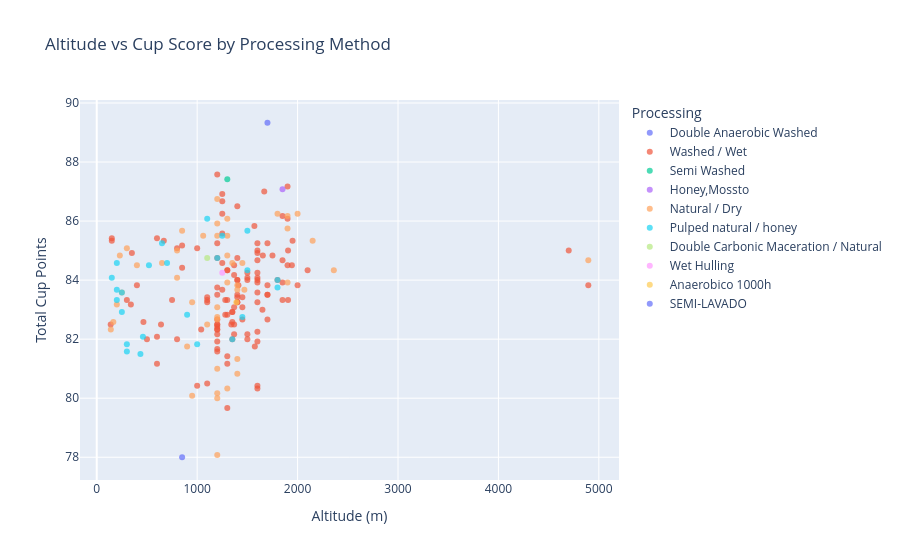

Here is the notebook cell this chart was saved with:
### Markdown cell above
## Altitude vs Cup Score
Hover over points to see farm details.

### Code cell
scatter_df = df.dropna(subset=["altitude_numeric", "total_cup_points"])
scatter_df = scatter_df[scatter_df["altitude_numeric"] < 5000]

fig = px.scatter(
    scatter_df,
    x="altitude_numeric",
    y="total_cup_points",
    color="processing_method",
    hover_data=["farm_name", "country_of_origin", "region", "variety"],
    labels={
        "altitude_numeric": "Altitude (m)",
        "total_cup_points": "Total Cup Points",
        "processing_method": "Processing",
    },
    title="Altitude vs Cup Score by Processing Method",
    opacity=0.7,
)
fig.show()

### Figure 1 — Plotly figure (JSON) as saved in the notebook; plotly's stock layout.template omitted (floating-point values rounded to 4 significant figures; data arrays with more than 128 entries replaced by an {"elided": "..."} marker saying what was removed)
{"data": [{"customdata": [["Finca El Paraiso", "Colombia", "Piendamo,Cauca", "Castillo"]], "hovertemplate": "Processing=Double Anaerobic Washed<br>Altitude (m)=%{x}<br>Total Cup Points=%{y}<br>farm_name=%{customdata[0]}<br>country_of_origin=%{customdata[1]}<br>region=%{customdata[2]}<br>variety=%{customdata[3]}<extra></extra>", "legendgroup": "Double Anaerobic Washed", "marker": {"color": "#636efa", "opacity": 0.7, "symbol": "circle"}, "mode": "markers", "name": "Double Anaerobic Washed", "orientation": "v", "showlegend": true, "type": "scatter", "x": [1700.0], "xaxis": "x", "y": [89.33], "yaxis": "y"}, {"customdata": {"elided": "124x4 str values"}, "hovertemplate": "Processing=Washed / Wet<br>Altitude (m)=%{x}<br>Total Cup Points=%{y}<br>farm_name=%{customdata[0]}<br>country_of_origin=%{customdata[1]}<br>region=%{customdata[2]}<br>variety=%{customdata[3]}<extra></extra>", "legendgroup": "Washed / Wet", "marker": {"color": "#EF553B", "opacity": 0.7, "symbol": "circle"}, "mode": "markers", "name": "Washed / Wet", "orientation": "v", "showlegend": true, "type": "scatter", "x": [1200.0, 1900.0, 1668.0, 1250.0, 1250.0, 1400.0, 1250.0, 1850.0, 1900.0, 1570.0, 1250.0, 600.0, 150.0, 150.0, 668.0, 1950.0, 1700.0, 1200.0, 1600.0, 850.0, 1000.0, 800.0, 1905.0, 1600.0, 4700.0, 1600.0, 350.0, 1750.0, 1654.0, 1400.0, 1200.0, 1600.0, 1850.0, 1250.0, 1900.0, 1368.0, 1943.0, 850.0, 1300.0, 1300.0, 2100.0, 1600.0, 1500.0, 1368.0, 1600.0, 1500.0, 1500.0, 1600.0, 1800.0, 1400.0, 1400.0, 1850.0, 1600.0, 1411.0, 4895.0, 2000.0, 1700.0, 400.0, 1200.0, 1250.0, 1600.0, 1400.0, 1700.0, 1200.0, 1700.0, 1450.0, 1400.0, 1100.0, 1905.0, 1280.0, 300.0, 1100.0, 1850.0, 750.0, 1300.0, 1400.0, 1100.0, 1600.0, 1400.0, 340.0, 1368.0, 1450.0, 1650.0, 1350.0, 1350.0, 1280.0, 1300.0, 1700.0, 1200.0, 1450.0, 465.0, 1350.0, 1200.0, 1200.0, 640.0, 1340.0, 1368.0, 139.0, 1200.0, 1040.0, 1200.0, 1200.0, 1600.0, 1200.0, 1500.0, 1368.0, 600.0, 500.0, 800.0, 1500.0, 1350.0, 1600.0, 1200.0, 1574.0, 1200.0, 1200.0, 1300.0, 600.0, 1300.0, 1100.0, 1000.0, 1600.0, 1600.0, 1300.0], "xaxis": "x", "y": [87.58, 87.17, 87.0, 86.92, 86.67, 86.5, 86.25, 86.17, 86.08, 85.83, 85.58, 85.42, 85.42, 85.33, 85.33, 85.33, 85.25, 85.25, 85.25, 85.17, 85.08, 85.08, 85.0, 85.0, 85.0, 84.92, 84.92, 84.83, 84.83, 84.75, 84.75, 84.67, 84.67, 84.58, 84.5, 84.5, 84.5, 84.42, 84.33, 84.33, 84.33, 84.25, 84.25, 84.17, 84.08, 84.08, 84.0, 84.0, 84.0, 84.0, 84.0, 83.92, 83.92, 83.83, 83.83, 83.83, 83.83, 83.83, 83.75, 83.67, 83.58, 83.5, 83.5, 83.5, 83.5, 83.42, 83.42, 83.42, 83.33, 83.33, 83.33, 83.33, 83.33, 83.33, 83.33, 83.25, 83.25, 83.25, 83.25, 83.17, 83.08, 83.08, 83.0, 82.92, 82.92, 82.83, 82.83, 82.67, 82.67, 82.67, 82.58, 82.58, 82.5, 82.5, 82.5, 82.5, 82.5, 82.5, 82.42, 82.33, 82.33, 82.33, 82.25, 82.17, 82.17, 82.17, 82.08, 82.0, 82.0, 82.0, 82.0, 81.92, 81.92, 81.75, 81.67, 81.58, 81.42, 81.17, 81.17, 80.5, 80.42, 80.42, 80.33, 79.67], "yaxis": "y"}, {"customdata": [["OKLAO coffee farms", "Laos", "Laos Borofen Plateau", "Java"]], "hovertemplate": "Processing=Semi Washed<br>Altitude (m)=%{x}<br>Total Cup Points=%{y}<br>farm_name=%{customdata[0]}<br>country_of_origin=%{customdata[1]}<br>region=%{customdata[2]}<br>variety=%{customdata[3]}<extra></extra>", "legendgroup": "Semi Washed", "marker": {"color": "#00cc96", "opacity": 0.7, "symbol": "circle"}, "mode": "markers", "name": "Semi Washed", "orientation": "v", "showlegend": true, "type": "scatter", "x": [1300.0], "xaxis": "x", "y": [87.42], "yaxis": "y"}, {"customdata": [["Finca Santuario", "Colombia", "Popayan,Cauca", "Red Bourbon"]], "hovertemplate": "Processing=Honey,Mossto<br>Altitude (m)=%{x}<br>Total Cup Points=%{y}<br>farm_name=%{customdata[0]}<br>country_of_origin=%{customdata[1]}<br>region=%{customdata[2]}<br>variety=%{customdata[3]}<extra></extra>", "legendgroup": "Honey,Mossto", "marker": {"color": "#ab63fa", "opacity": 0.7, "symbol": "circle"}, "mode": "markers", "name": "Honey,Mossto", "orientation": "v", "showlegend": true, "type": "scatter", "x": [1850.0], "xaxis": "x", "y": [87.08], "yaxis": "y"}, {"customdata": {"elided": "46x4 str values"}, "hovertemplate": "Processing=Natural / Dry<br>Altitude (m)=%{x}<br>Total Cup Points=%{y}<br>farm_name=%{customdata[0]}<br>country_of_origin=%{customdata[1]}<br>region=%{customdata[2]}<br>variety=%{customdata[3]}<extra></extra>", "legendgroup": "Natural / Dry", "marker": {"color": "#FFA15A", "opacity": 0.7, "symbol": "circle"}, "mode": "markers", "name": "Natural / Dry", "orientation": "v", "showlegend": true, "type": "scatter", "x": [1200.0, 1800.0, 2000.0, 1900.0, 1300.0, 1200.0, 1900.0, 850.0, 1300.0, 1200.0, 1060.0, 2150.0, 300.0, 800.0, 230.0, 1300.0, 4895.0, 1350.0, 1450.0, 650.0, 400.0, 2361.0, 800.0, 1900.0, 1300.0, 1400.0, 1400.0, 1470.0, 250.0, 950.0, 200.0, 1200.0, 1200.0, 1200.0, 165.0, 1100.0, 140.0, 900.0, 1400.0, 1200.0, 1400.0, 1300.0, 1200.0, 950.0, 1200.0, 1200.0], "xaxis": "x", "y": [86.75, 86.25, 86.25, 86.17, 86.08, 85.92, 85.75, 85.67, 85.5, 85.5, 85.5, 85.33, 85.08, 85.0, 84.83, 84.83, 84.67, 84.58, 84.58, 84.58, 84.5, 84.33, 84.08, 83.92, 83.92, 83.83, 83.67, 83.67, 83.58, 83.25, 83.17, 83.08, 82.75, 82.67, 82.58, 82.5, 82.33, 81.75, 81.33, 81.0, 80.83, 80.33, 80.17, 80.08, 80.0, 78.08], "yaxis": "y"}, {"customdata": [["青葉咖啡莊園", "Taiwan", "Chiayi", "SL34"], ["Hom Doi", "Thailand", "Chiang Mai", "Catimor"], ["Fazenda Recreio", "Brazil", "Região Vulcânica", null], ["御香咖啡園 YU SIANG Coffee Estate", "Taiwan", "Dongshan Dist., Tainan City", "Gesha"], ["嵐雲綠海咖啡", "Taiwan", "台灣屏東", "Yellow Bourbon"], ["羅馬8號莊園", "Taiwan", "新竹縣", "Typica"], ["大鋤花間(Dachu Coffee Estate)", "Taiwan", "( Dongshan Dist., Tainan City)", "Gesha"], ["苗55咖啡莊園", "Taiwan", "苗栗縣", "unknown"], ["San Nicolas", "El Salvador", "Chalatenango", "Pacamara"], ["竹崙子莊園", "Taiwan", "新北市", "unknown"], ["finca de la casa", "Honduras", "San Andrés, Lempira", "Typica"], ["La Gallera", "Colombia", "Tolima", "Bourbon Sidra"], ["恆珊農場", "Taiwan", "新竹縣", "unknown"], ["宋明光\t蝙蝠洞莊園\t蝙蝠洞莊園", "Taiwan", "新竹縣", "Typica"], ["四分子道", "Taiwan", "新竹縣", "Typica"], ["樹橋窩莊園", "Taiwan", "新竹縣", "Typica"], ["Ea tan Cooperative", "Vietnam", "Eatan Commune, Krong Nang District, Krong Nang Province", "Catimor"], ["AMA EL AROMA Micro lot - Sunrise", "Costa Rica", "west Villege", "SL28"], ["好客農埸", "Taiwan", "苗栗縣", "unknown"], ["Wahana Graha Makmur", "Indonesia", "Sumatra", null], ["阿拉思家", "Taiwan", "桃園市", "Typica"], ["Sitio Colinas", "Brazil", "Mantiquira de minas", "Yellow Catuai"], ["橫鹿", "Taiwan", "新北市", "Typica"], ["大屯29莊園", "Taiwan", "臺北市", "unknown"]], "hovertemplate": "Processing=Pulped natural / honey<br>Altitude (m)=%{x}<br>Total Cup Points=%{y}<br>farm_name=%{customdata[0]}<br>country_of_origin=%{customdata[1]}<br>region=%{customdata[2]}<br>variety=%{customdata[3]}<extra></extra>", "legendgroup": "Pulped natural / honey", "marker": {"color": "#19d3f3", "opacity": 0.7, "symbol": "circle"}, "mode": "markers", "name": "Pulped natural / honey", "orientation": "v", "showlegend": true, "type": "scatter", "x": [1100.0, 1500.0, 1250.0, 650.0, 1200.0, 200.0, 700.0, 520.0, 1500.0, 150.0, 1800.0, 1800.0, 200.0, 250.0, 200.0, 250.0, 900.0, 1450.0, 460.0, 1350.0, 300.0, 1000.0, 300.0, 435.0], "xaxis": "x", "y": [86.08, 85.67, 85.5, 85.25, 84.75, 84.58, 84.58, 84.5, 84.33, 84.08, 84.0, 83.75, 83.67, 83.58, 83.33, 82.92, 82.83, 82.75, 82.08, 82.0, 81.83, 81.83, 81.58, 81.5], "yaxis": "y"}, {"customdata": [["Fazenda Guariroba", "Brazil", "Campo das Vertentes", "Yellow Bourbon"]], "hovertemplate": "Processing=Double Carbonic Maceration / Natural<br>Altitude (m)=%{x}<br>Total Cup Points=%{y}<br>farm_name=%{customdata[0]}<br>country_of_origin=%{customdata[1]}<br>region=%{customdata[2]}<br>variety=%{customdata[3]}<extra></extra>", "legendgroup": "Double Carbonic Maceration / Natural", "marker": {"color": "#B6E880", "opacity": 0.7, "symbol": "circle"}, "mode": "markers", "name": "Double Carbonic Maceration / Natural", "orientation": "v", "showlegend": true, "type": "scatter", "x": [1100.0], "xaxis": "x", "y": [84.75], "yaxis": "y"}, {"customdata": [["Lintong Nihuta/Dolok Sanggul,Sumatera Utara", "Indonesia", "Lintong Nihuta/Dolok Sanggul,Sumatera Utara", "Jember,TIM-TIM,Ateng"]], "hovertemplate": "Processing=Wet Hulling<br>Altitude (m)=%{x}<br>Total Cup Points=%{y}<br>farm_name=%{customdata[0]}<br>country_of_origin=%{customdata[1]}<br>region=%{customdata[2]}<br>variety=%{customdata[3]}<extra></extra>", "legendgroup": "Wet Hulling", "marker": {"color": "#FF97FF", "opacity": 0.7, "symbol": "circle"}, "mode": "markers", "name": "Wet Hulling", "orientation": "v", "showlegend": true, "type": "scatter", "x": [1250.0], "xaxis": "x", "y": [84.25], "yaxis": "y"}, {"customdata": [["Buenos Aires", "Colombia", "Quindio", "Red Bourbon,Caturra"]], "hovertemplate": "Processing=Anaerobico 1000h<br>Altitude (m)=%{x}<br>Total Cup Points=%{y}<br>farm_name=%{customdata[0]}<br>country_of_origin=%{customdata[1]}<br>region=%{customdata[2]}<br>variety=%{customdata[3]}<extra></extra>", "legendgroup": "Anaerobico 1000h", "marker": {"color": "#FECB52", "opacity": 0.7, "symbol": "circle"}, "mode": "markers", "name": "Anaerobico 1000h", "orientation": "v", "showlegend": true, "type": "scatter", "x": [1390.0], "xaxis": "x", "y": [83.25], "yaxis": "y"}, {"customdata": [["Walter Matter", "Brazil", "Minas Gerais", "Mundo Novo"]], "hovertemplate": "Processing=SEMI-LAVADO<br>Altitude (m)=%{x}<br>Total Cup Points=%{y}<br>farm_name=%{customdata[0]}<br>country_of_origin=%{customdata[1]}<br>region=%{customdata[2]}<br>variety=%{customdata[3]}<extra></extra>", "legendgroup": "SEMI-LAVADO", "marker": {"color": "#636efa", "opacity": 0.7, "symbol": "circle"}, "mode": "markers", "name": "SEMI-LAVADO", "orientation": "v", "showlegend": true, "type": "scatter", "x": [850.0], "xaxis": "x", "y": [78.0], "yaxis": "y"}], "layout": {"legend": {"title": {"text": "Processing"}, "tracegroupgap": 0}, "title": {"text": "Altitude vs Cup Score by Processing Method"}, "xaxis": {"anchor": "y", "domain": [0, 1], "title": {"text": "Altitude (m)"}}, "yaxis": {"anchor": "x", "domain": [0, 1], "title": {"text": "Total Cup Points"}}}}
